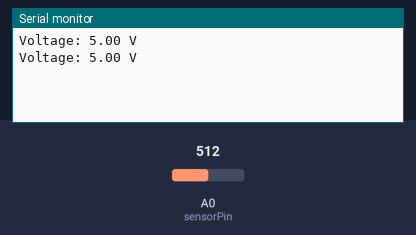
Bench run of a sketch on a simulated Arduino Uno, built with avr-gcc and run on an emulated ATmega328P. Parts: the last lines printed to the serial monitor. Inputs (shaded band) come from the test bench; at power-on: A0 (sensorPin) = 512.

Above: at 1.8 s.
1.9 s: A0 (sensorPin) set to 716
At 2.6 s:
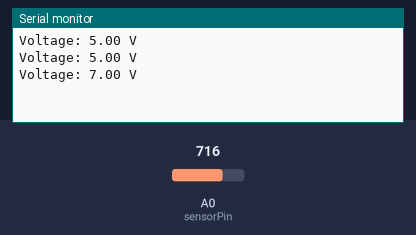
3.4 s: A0 (sensorPin) set to 900
At 4.8 s:
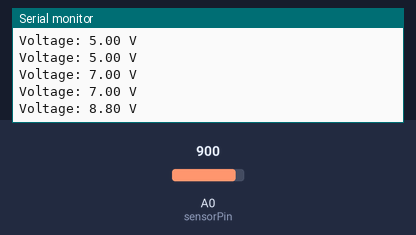
Timing chart, 0 to 6.4 s (numbered marks = the images above; inputs shaded):
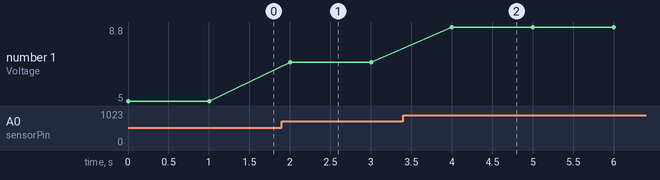

The sketch:

voltage_sensor.ino
```cpp
const int sensorPin = A0;  // Pin connected to the voltage sensor
float voltage = 0.0;       // Variable to store the voltage value
float R1 = 10000.0;        // Resistor R1 value (in ohms) in voltage divider
float R2 = 10000.0;        // Resistor R2 value (in ohms) in voltage divider

void setup() {
  Serial.begin(9600);      // Start the serial communication at 9600 baud rate
}

void loop() {
  int sensorValue = analogRead(sensorPin);  // Read the analog value from sensor
  float sensorVoltage = sensorValue * (5.0 / 1023.0); // Convert ADC value to voltage

  // If using a voltage divider, calculate the actual voltage
  voltage = sensorVoltage * ((R1 + R2) / R2);

  // Display the voltage on the serial monitor
  Serial.print("Voltage: ");
  Serial.print(voltage);
  Serial.println(" V");

  delay(1000); // Wait for a second before the next reading
}
```

Measured:
- after the input at 1.9 s, the serial monitor: prints a new line after 0.10 s (image 1)
- after the input at 3.4 s, the serial monitor: prints a new line after 0.60 s (image 2)
- plotted number 1: 5 → 7 after the input at 1.9 s, 7 → 8.8 after the input at 3.4 s
